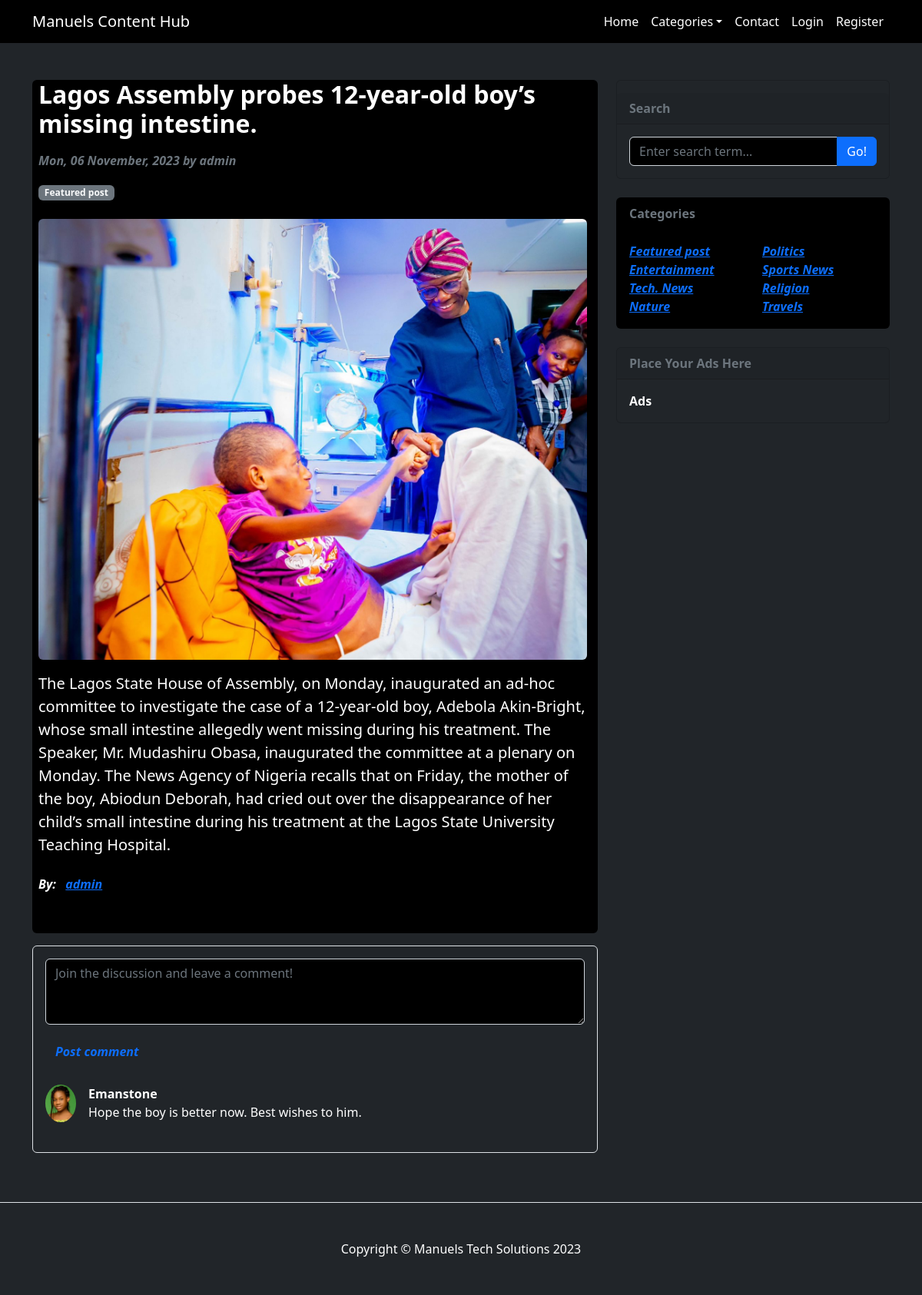
The app's page /details_blog/2 with its own data.
### blogapp/models.py (models this page shows, shortened)
class Post(models.Model):
    title = models.CharField(max_length=300)
    body = RichTextField(blank=True, null=True)
    upload_image = models.ImageField(upload_to='post')
    date_created = models.DateTimeField(auto_now_add=True)
    updated_on = models.DateField(auto_now=True)
    status = models.CharField(choices=post_status,default='pending',max_length=200)
    author = models.ForeignKey(User, on_delete=models.CASCADE)
    category = models.ForeignKey(Category, on_delete=models.CASCADE)
    class Meta:
        ordering = ['-date_created']

class Category(models.Model):
    name = models.CharField(max_length=150)
    slug = models.SlugField(unique=True, blank=True, max_length=300)
    def __str__(self):
        return self.name

class Comment(models.Model):
    post = models.ForeignKey(Post, related_name='comment', on_delete=models.CASCADE)
    comment_body = models.TextField(max_length=500)
    commenter_name = models.CharField(max_length=200)
    date_created = models.DateTimeField(auto_now_add=True)
    user = models.ForeignKey(Author, on_delete=models.CASCADE, default=10)
    def __str__(self):
        return self.comment_body
    class Meta:
        ordering = ['-date_created']

class Author(models.Model):
    profile = models.ImageField(upload_to='profile')
    display_name = models.CharField(max_length=100)
    user = models.ForeignKey(User, on_delete=models.CASCADE)
    full_name = models.CharField(max_length=255, blank=True, null=True)
    profession = models.CharField(max_length=255, blank=True, null=True)
    about_me = models.TextField(blank=True, null=True)
    twitter_handle = models.CharField(max_length=255, blank=True, null=True)
    facebook_handle = models.CharField(max_length=255, blank=True, null=True)
    google_plus_handle = models.CharField(max_length=255, blank=True, null=True)
    instagram_handle = models.CharField(max_length=255, blank=True, null=True)

### blogapp/views.py (the view, shortened to what this page needs)
# urls.py: path('details_blog/<int:pk>', Blog_Details.as_view(), name='details'),
class Blog_Details(ListView):
    def get(self, request, pk):
        post_details = get_object_or_404(Post, pk=pk)
        context = {
            'post_details': post_details
        }
        return render(request, 'details.html', context=context)

### blogapp/context_category.py (called while the page is built)
def category_list(request):
    global_list = Category.objects.all()
    return{
        'global_lista' : global_list
    }

### templates/details.html (shortened to what this page needs)
<!DOCTYPE html>
{% extends 'header.html' %}
{% load static %}
    {% block content %}
    <body class="body bg-dark text-white">
        <div class="container mt-5">
            {% include "messages/message.html" %}
            <div class="row">
                <div class="col-lg-8">
                    <article class="bg-black rounded ps-2 pb-1 pe-1">
                        <header class="mb-4">
                            <h2 class="fw-bolder mb-3">{{post_details.title}}</h2>
                            <div class="text-muted fst-italic mb-3 fw-bold">{{post_details.date_created|date:"D, d F, Y"}} by {{post_details.author}}</div>
                            <a class="badge bg-secondary text-decoration-none link-light" href="#!">{{post_details.category}}</a>
                        </header>
                        <figure class="mx-auto"><img class="img-fluid rounded" src="{{post_details.upload_image.url}}" width="714" alt="..." /></figure>
                        <section class="mb-5">
                            {% autoescape off %}
                            <p class="fs-5 mb-4">{{post_details.body |safe}}</p>
                            {% endautoescape %}
                            <p class="author fst-italic fw-bolder">
                                By: <span>&nbsp;</span> <a href="{% url 'aprofile' post_details.author.pk %}">{{post_details.author}}</a>
                            </p>
                        </section>
                    </article>
                    <section class="mb-5 mt-3">
                        <div class="card bg-dark border">
                            <div class="card-body">
                                <form class="mb-4" method="post" action='{% url "commentas" post_details.pk %}'>
                                    <textarea class="form-control bg-black" rows="3" name="comment" placeholder="Join the discussion and leave a comment!"></textarea>
                                    <div class="mt-3">
                                        <input type="submit" class="btn text-primary btn-md fw-bold fst-italic" value="Post comment">
                                    </div>
                                </form>
                                {% if post_details.comment.all %}
                                {% for comm in post_details.comment.all %}
                                <div class="d-flex">
                                    <div class="flex-shrink-0"><img class="rounded-circle" src="{{comm.user.profile.url}}" width="40" alt="..." /></div>
                                    <div class="ms-3">
                                        <div class="fw-bold">{{comm.user.display_name}}</div>
                                        <div class="com mb-4">
                                            {{comm}}
                                        </div>
                                    </div>
                                </div>
                                {% endfor %}
                            </div>
                        </div>
                        {% else %}
                        {% comment %} <h3>{{author.display_name}}</h3> {% endcomment %}
                        <p class="text-danger">No comment yet, kindly drop a comment.</p>
                        {% endif %}
                    </section>
                </div>
                {% include "sidebar.html" %}
            </div>
        </div>
        {% include "footer.html" %}
    </body>
    {% endblock content %}

### templates/sidebar.html (shortened to what this page needs)
<!DOCTYPE html>
{% load static %}
<html lang="en">
    <body>
                <div class="col-lg-4">
                    <div class="card mb-4 bg-dark fw-bold">
                        <form action="https://www.google.com/search" method="get" target="_blank">
                            <div class="card-header text-muted mt-3 fw-bold">
                              Search
                            </div>
                            <div class="card-body">
                               <div class="input-group">
                                    <input class="form-control bg-black text-white" type="text" name="q" placeholder="Enter search term..."
                                    aria-label="Enter search term..."
                                    aria-describedby="button-search">
                                    <button class="btn btn-primary" id="button-search" type="submit">Go!</button>
                                </div>
                            </div>
                        </form>
                    </div>
                    <div class="card mb-4 bg-black fw-bold">
                        <div class="card-header text-muted">Categories</div>
                        <div class="card-body">
                            <div class="row">
                                {% for list in global_lista %}
                                <div class="col-sm-6">
                                    <ul class="list-unstyled mb-0 fst-italic" style="font-weight: bold;">
                                        <li><a href="{% url 'category' list.slug %}">{{ list.name }}</a></li>
                                    </ul>
                                </div>
                                {% endfor %}
                            </div>
                        </div>
                    </div>
                    <div class="card mb-4 bg-dark fw-bold">
                        <div class="card-header text-muted">Place Your Ads Here</div>
                        <div class="card-body">Ads</div>
                    </div>
                </div>
    </body>
</html>

### records on screen
Post: title "Lagos Assembly probes 12-year-old boy’s missing intestine.", date_created "Mon, 06 November, 2023", author "admin", category "Featured post", upload_image (picture), body "The Lagos State House of Assembly, on Monday, inaugurated an ad-hoc committee to investigate the case of a 12-year-old boy, Adebola Akin-Bright, whose small intestine allegedly went missing during his treatment. The Speaker, Mr. Mudashiru Obasa, inaugurated the committee at a plenary on Monday. The News Agency of Nigeria recalls that on Friday, the mother of the boy, Abiodun Deborah, had cried out over the disappearance of her child’s small intestine during his treatment at the Lagos State University Teaching Hospital."
Comment: user.profile (picture), user.display_name "Emanstone", comment_body "Hope the boy is better now. Best wishes to him."
Category: name "Featured post"
Category: name "Politics"
Category: name "Entertainment"
Category: name "Sports News"
Category: name "Tech. News"
Category: name "Religion"
Category: name "Nature"
Category: name "Travels"
